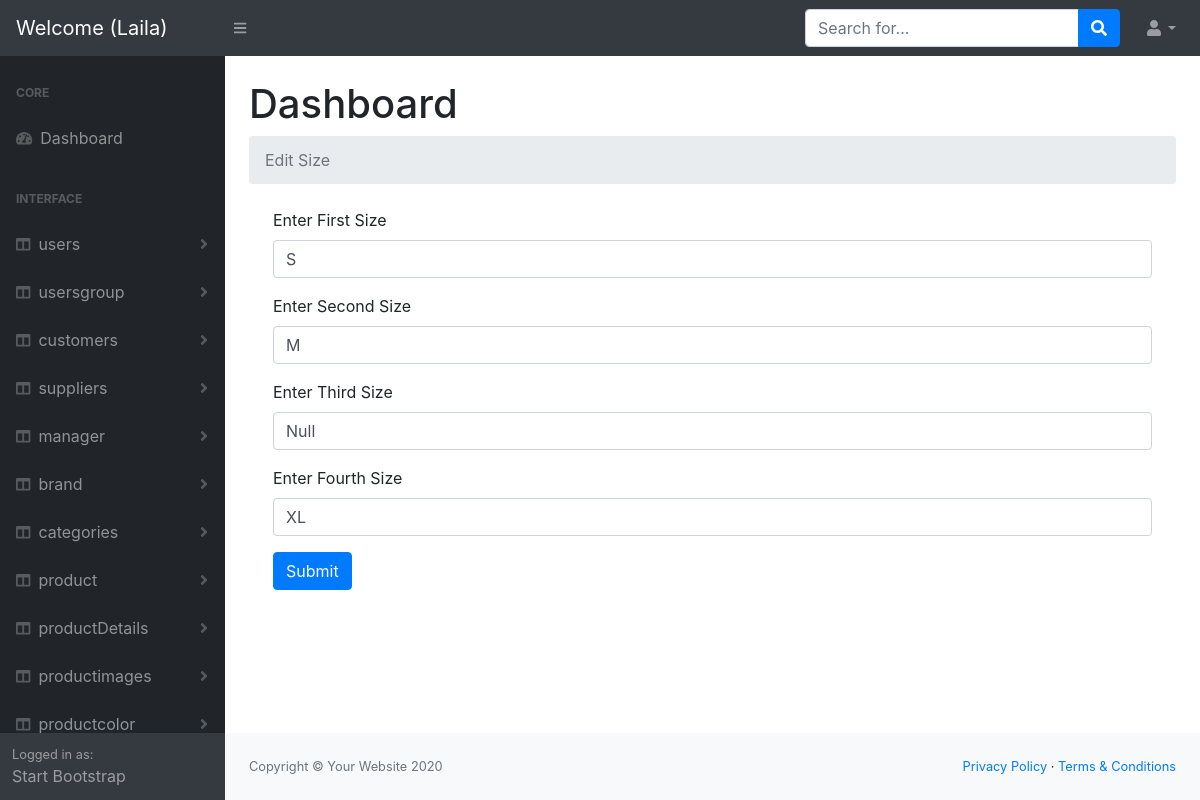
Page /Dashboard/admin/productSizes/edit.php?id=1 (signed in) on the committed database.
### tables this page shows
CREATE TABLE `productsizes` (
  `id_size` int(11) NOT NULL,
  `S` varchar(50) NOT NULL,
  `M` varchar(50) NOT NULL,
  `L` varchar(50) NOT NULL,
  `XL` varchar(50) NOT NULL
);

### Dashboard/admin/helpers/functions.php (called while the page is built, shortened)
<?php
function Sanitize($input,$flag){
    $sanitize_var = $input;
    switch ($flag) {
        case 1:
         $sanitize_var = filter_var($sanitize_var,FILTER_SANITIZE_NUMBER_INT);
            break;
    }
    return $sanitize_var;
}
?>

### Dashboard/admin/productSizes/edit.php (the view, shortened to what this page needs)
<?php
include '../helpers/functions.php';
include '../helpers/dbconnection.php';
   $id = '';
   if($_SERVER['REQUEST_METHOD'] == "GET"){
      $id  = Sanitize($_GET['id'],1);
    }
   $sql  ="SELECT * FROM `productsizes` WHERE `id_size`= $id";
   $op   = mysqli_query($conn,$sql);
   $FData = mysqli_fetch_assoc($op);
    include '../header.php';
?>
  <body class="sb-nav-fixed">
<?php
    include '../nav.php';
?>
        <div id="layoutSidenav">
<?php
    include '../sidNave.php';
?>
            <div id="layoutSidenav_content">
                <main>
                    <div class="container-fluid">
                        <h1 class="mt-4">Dashboard</h1>
                        <ol class="breadcrumb mb-4">
                        <?php
                            if(isset($_SESSION['errors'])){
                               foreach($_SESSION['errors'] as $key =>  $value){
                                echo '* '.$key.' : '.$value.'<br>';
                               }
                             unset($_SESSION['errors']);
                             }else{
                        ?>
                        <li class="breadcrumb-item active">Edit Size </li>
                        <?php } ?>
                        </ol>
<div class="container">
 <form  method="post"  action="edit.php?id=<?php echo $FData['id_size'];?>"  enctype ="multipart/form-data">
                 <div class="form-group">
                     <label for="exampleInputEmail1">Enter First Size</label>
                     <input type="text" name="S"  value="<?php echo $FData['S']; ?>" class="form-control" id="exampleInputName" aria-describedby=""
                         placeholder="Enter First Size ">
                 </div>
                 <div class="form-group">
                     <label for="exampleInputEmail1">Enter Second Size</label>
                     <input type="text" name="M"  value="<?php echo $FData['M']; ?>" class="form-control" id="exampleInputName" aria-describedby=""
                         placeholder="Enter Second Size">
                  </div>
                  <div class="form-group">
                     <label for="exampleInputEmail1">Enter Third Size</label>
                     <input type="text" name="L"  value="<?php echo $FData['L']; ?>" class="form-control" id="exampleInputName" aria-describedby=""
                         placeholder="Enter Third Size">
                  </div>
                    <div class="form-group">
                     <label for="exampleInputEmail1">Enter Fourth Size</label>
                     <input type="text" name="XL" value="<?php echo $FData['XL']; ?>" class="form-control" id="exampleInputName" aria-describedby=""
                         placeholder="Enter Fourth Size">
                  </div>
                     <button type="submit"  name="submit"class="btn btn-primary">Submit</button>
</form>
</div>
              </div>
              </main>
 <?php
include '../footer.php';
 ?>

### rows in the picture
productsizes: S "S", M "M", L "Null", XL "XL"

### other values in the picture
$_SESSION['User']['firstName'] "Laila"
$data "users"
$data "usersgroup"
$data "customers"
$data "suppliers"
$data "manager"
$data "brand"
$data "categories"
$data "product"
$data "productDetails"
$data "productimages"
$data "productcolor"
